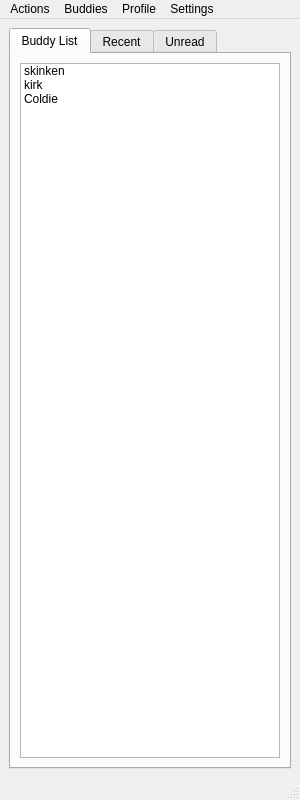
<?xml version="1.0" encoding="UTF-8"?>
<ui version="4.0">
 <class>buddylist</class>
 <widget class="QMainWindow" name="buddylist">
  <property name="geometry">
   <rect>
    <x>0</x>
    <y>0</y>
    <width>300</width>
    <height>800</height>
   </rect>
  </property>
  <property name="minimumSize">
   <size>
    <width>250</width>
    <height>400</height>
   </size>
  </property>
  <property name="maximumSize">
   <size>
    <width>400</width>
    <height>1050</height>
   </size>
  </property>
  <property name="windowTitle">
   <string>NSBSTS Buddies</string>
  </property>
  <widget class="QWidget" name="centralwidget">
   <property name="sizePolicy">
    <sizepolicy hsizetype="Expanding" vsizetype="Expanding">
     <horstretch>0</horstretch>
     <verstretch>0</verstretch>
    </sizepolicy>
   </property>
   <layout class="QHBoxLayout" name="horizontalLayout_2">
    <item>
     <widget class="QTabWidget" name="tabWidget">
      <property name="sizePolicy">
       <sizepolicy hsizetype="Minimum" vsizetype="Preferred">
        <horstretch>0</horstretch>
        <verstretch>0</verstretch>
       </sizepolicy>
      </property>
      <property name="tabShape">
       <enum>QTabWidget::Rounded</enum>
      </property>
      <property name="currentIndex">
       <number>0</number>
      </property>
      <property name="movable">
       <bool>true</bool>
      </property>
      <widget class="QWidget" name="buddytab">
       <attribute name="title">
        <string>Buddy List</string>
       </attribute>
       <layout class="QHBoxLayout" name="horizontalLayout">
        <item>
         <widget class="QListWidget" name="listWidget">
          <item>
           <property name="text">
            <string>skinken</string>
           </property>
           <property name="toolTip">
            <string>[ i've been pooping aloooot ]</string>
           </property>
           <property name="icon">
            <iconset resource="resc.qrc">
             <normaloff>:/images/neutral.png</normaloff>:/images/neutral.png</iconset>
           </property>
          </item>
          <item>
           <property name="text">
            <string>kirk</string>
           </property>
           <property name="icon">
            <iconset resource="resc.qrc">
             <normaloff>:/images/dnd.png</normaloff>:/images/dnd.png</iconset>
           </property>
          </item>
          <item>
           <property name="text">
            <string>Coldie</string>
           </property>
           <property name="toolTip">
            <string>TEEHEE</string>
           </property>
           <property name="icon">
            <iconset resource="resc.qrc">
             <normaloff>:/images/sleep.png</normaloff>:/images/sleep.png</iconset>
           </property>
          </item>
         </widget>
        </item>
       </layout>
      </widget>
      <widget class="QWidget" name="recenttab">
       <attribute name="title">
        <string>Recent</string>
       </attribute>
       <layout class="QHBoxLayout" name="horizontalLayout_3">
        <item>
         <widget class="QListWidget" name="listWidget_2">
          <item>
           <property name="text">
            <string>skinken [last 05:51]</string>
           </property>
           <property name="icon">
            <iconset resource="resc.qrc">
             <normaloff>:/images/neutral.png</normaloff>:/images/neutral.png</iconset>
           </property>
          </item>
          <item>
           <property name="text">
            <string>Coldie [last 6/2/13]</string>
           </property>
           <property name="icon">
            <iconset resource="resc.qrc">
             <normaloff>:/images/sleep.png</normaloff>:/images/sleep.png</iconset>
           </property>
          </item>
         </widget>
        </item>
       </layout>
      </widget>
      <widget class="QWidget" name="unreadtab">
       <attribute name="title">
        <string>Unread</string>
       </attribute>
       <layout class="QVBoxLayout" name="verticalLayout">
        <item>
         <widget class="QTreeWidget" name="treeWidget_3">
          <column>
           <property name="text">
            <string/>
           </property>
           <property name="font">
            <font>
             <kerning>false</kerning>
            </font>
           </property>
          </column>
          <item>
           <property name="text">
            <string>Unread Chats</string>
           </property>
           <item>
            <property name="text">
             <string>[11:42] [skinken] look at this art i made its professional</string>
            </property>
           </item>
           <item>
            <property name="text">
             <string>[08:29] [kirk] TREVOR ANSWER</string>
            </property>
           </item>
          </item>
          <item>
           <property name="text">
            <string>Unread File Transfers</string>
           </property>
           <item>
            <property name="text">
             <string>[11:42] [skinken] [30KB] lolart.png</string>
            </property>
           </item>
          </item>
          <item>
           <property name="text">
            <string>Unread Voicemail</string>
           </property>
           <item>
            <property name="text">
             <string>[08:31] [kirk] [duration 00:14]</string>
            </property>
           </item>
          </item>
          <item>
           <property name="text">
            <string>Buddy Requests</string>
           </property>
           <item>
            <property name="text">
             <string>[06/02/13] [asneakydog] hey long time no see still play brick-force?</string>
            </property>
           </item>
          </item>
         </widget>
        </item>
       </layout>
      </widget>
     </widget>
    </item>
   </layout>
  </widget>
  <widget class="QMenuBar" name="menubar">
   <property name="geometry">
    <rect>
     <x>0</x>
     <y>0</y>
     <width>300</width>
     <height>21</height>
    </rect>
   </property>
   <widget class="QMenu" name="menuFile">
    <property name="title">
     <string>Actions</string>
    </property>
    <widget class="QMenu" name="menuSet_Status">
     <property name="title">
      <string>Set Status</string>
     </property>
     <addaction name="actionLooking_To_Chat"/>
     <addaction name="actionOnline_2"/>
     <addaction name="actionAway_2"/>
     <addaction name="separator"/>
     <addaction name="actionDo_Not_Disturb"/>
     <addaction name="actionUnavailible_2"/>
     <addaction name="actionInvisible"/>
    </widget>
    <addaction name="menuSet_Status"/>
    <addaction name="actionMy_Buddy_Code"/>
    <addaction name="separator"/>
    <addaction name="actionExit"/>
   </widget>
   <widget class="QMenu" name="menuBuddies">
    <property name="title">
     <string>Buddies</string>
    </property>
   </widget>
   <widget class="QMenu" name="menuProfile">
    <property name="title">
     <string>Profile</string>
    </property>
   </widget>
   <widget class="QMenu" name="menuSettings">
    <property name="title">
     <string>Settings</string>
    </property>
   </widget>
   <addaction name="menuFile"/>
   <addaction name="menuBuddies"/>
   <addaction name="menuProfile"/>
   <addaction name="menuSettings"/>
  </widget>
  <widget class="QStatusBar" name="statusbar"/>
  <action name="actionExit_NSBSTS">
   <property name="text">
    <string>Exit NSBSTS</string>
   </property>
  </action>
  <action name="actionDerp">
   <property name="text">
    <string>Derp</string>
   </property>
  </action>
  <action name="actionOnline">
   <property name="text">
    <string>Online</string>
   </property>
  </action>
  <action name="actionLooking_to_Chat">
   <property name="text">
    <string>Looking to Chat</string>
   </property>
  </action>
  <action name="actionAway">
   <property name="text">
    <string>Away</string>
   </property>
  </action>
  <action name="actionUnavailible">
   <property name="text">
    <string>Unavailible</string>
   </property>
  </action>
  <action name="actionOffline">
   <property name="text">
    <string>Do Not Disturb</string>
   </property>
  </action>
  <action name="actionOffline_2">
   <property name="text">
    <string>Invisible</string>
   </property>
  </action>
  <action name="actionLooking_To_Chat">
   <property name="icon">
    <iconset resource="resc.qrc">
     <normaloff>:/images/smile.png</normaloff>:/images/smile.png</iconset>
   </property>
   <property name="text">
    <string>Looking To Chat</string>
   </property>
  </action>
  <action name="actionOnline_2">
   <property name="icon">
    <iconset resource="resc.qrc">
     <normaloff>:/images/neutral.png</normaloff>:/images/neutral.png</iconset>
   </property>
   <property name="text">
    <string>Online</string>
   </property>
  </action>
  <action name="actionAway_2">
   <property name="icon">
    <iconset resource="resc.qrc">
     <normaloff>:/images/away.png</normaloff>:/images/away.png</iconset>
   </property>
   <property name="text">
    <string>Away</string>
   </property>
  </action>
  <action name="actionDo_Not_Disturb">
   <property name="icon">
    <iconset resource="resc.qrc">
     <normaloff>:/images/dnd.png</normaloff>:/images/dnd.png</iconset>
   </property>
   <property name="text">
    <string>Do Not Disturb</string>
   </property>
  </action>
  <action name="actionUnavailible_2">
   <property name="icon">
    <iconset resource="resc.qrc">
     <normaloff>:/images/unavailible.png</normaloff>:/images/unavailible.png</iconset>
   </property>
   <property name="text">
    <string>Unavailable</string>
   </property>
  </action>
  <action name="actionInvisible">
   <property name="icon">
    <iconset resource="resc.qrc">
     <normaloff>:/images/sleep.png</normaloff>:/images/sleep.png</iconset>
   </property>
   <property name="text">
    <string>Invisible</string>
   </property>
  </action>
  <action name="actionExit">
   <property name="text">
    <string>Exit</string>
   </property>
  </action>
  <action name="actionMy_Buddy_Code">
   <property name="text">
    <string>My Buddy Code</string>
   </property>
  </action>
 </widget>
 <resources>
  <include location="resc.qrc"/>
 </resources>
 <connections/>
</ui>
